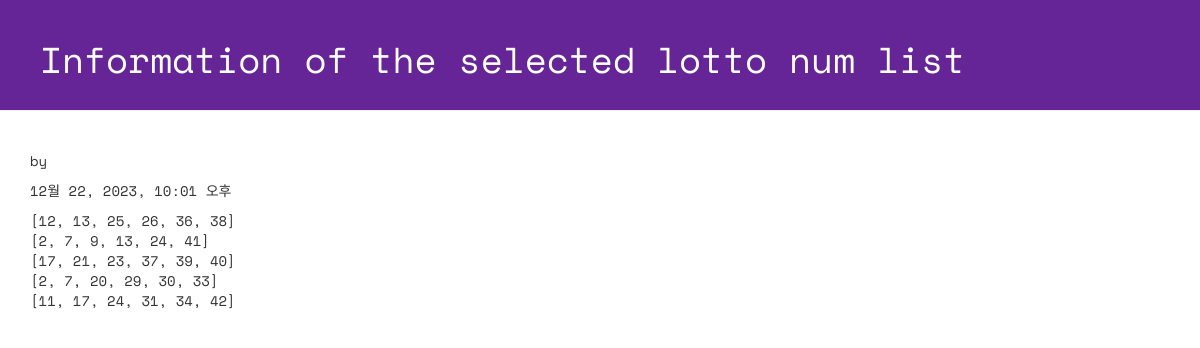
Page /lotto/3/detail on the committed database.
### lotto/models.py (models this page shows, shortened)
class GuessNumbers(models.Model):    # models의 Model 클래스 상속
    name = models.CharField(max_length=24)     # 로또 번호 리스트의 이름
    text = models.CharField(max_length=255)     # 로또 번호 리스트에 대한 설명
    lottos = models.CharField(max_length=255, default='[1, 2, 3, 4, 5, 6]')
    num_lotto = models.IntegerField(default=5)     # 6개 번호 set의 갯수
    update_date = models.DateTimeField()

### lotto/views.py (the view)
# urls.py: path('lotto/<int:lottokey>/detail', views.detail, name='detail'),
def detail(request, lottokey):
    lotto = GuessNumbers.objects.get(id=lottokey)  # id 대신 pk도 가능
    return render(request, 'lotto/detail.html', {'lotto': lotto})

### lotto/templates/lotto/detail.html (shortened to what this page needs)
<!DOCTYPE html>
{% load static %}
<html lang="ko">
<head>
  <link rel="stylesheet" href="//maxcdn.bootstrapcdn.com/bootstrap/3.2.0/css/bootstrap.min.css">
  <link rel="stylesheet" href="//maxcdn.bootstrapcdn.com/bootstrap/3.2.0/css/bootstrap-theme.min.css">
  <link rel="stylesheet" href="{% static 'css/lotto.css'%}">
</head>
<body>
  <div class="page-header">
  	<h1>Information of the selected lotto num list</h1>
  </div>
  <div class="container lotto">
    <p> by {{ lotto.name }}</p>
    <p> {{ lotto.update_date }}</p>
    <p> {{ lotto.lottos | linebreaksbr }}</p>
  </div>
</body>
</html>

### lotto/static/css/lotto.css (style rules this page uses)
.page-header { background-color: #652596; margin-top: 0; padding: 20px 20px 20px 40px; font-family: 'Space Mono', monospace; }
.page-header h1 { color: #FFFFFF; }
.container { font-family: 'Space Mono', monospace; }

### rows in the picture
GuessNumbers: update_date "12월 22, 2023, 10:01 오후", lottos "[12, 13, 25, 26, 36, 38] [2, 7, 9, 13, 24, 41] [17, 21, 23, 37, 39, 40] [2, 7, 20, 29, 30, 33] [11, 17, 24, 31, 34, 42]"
